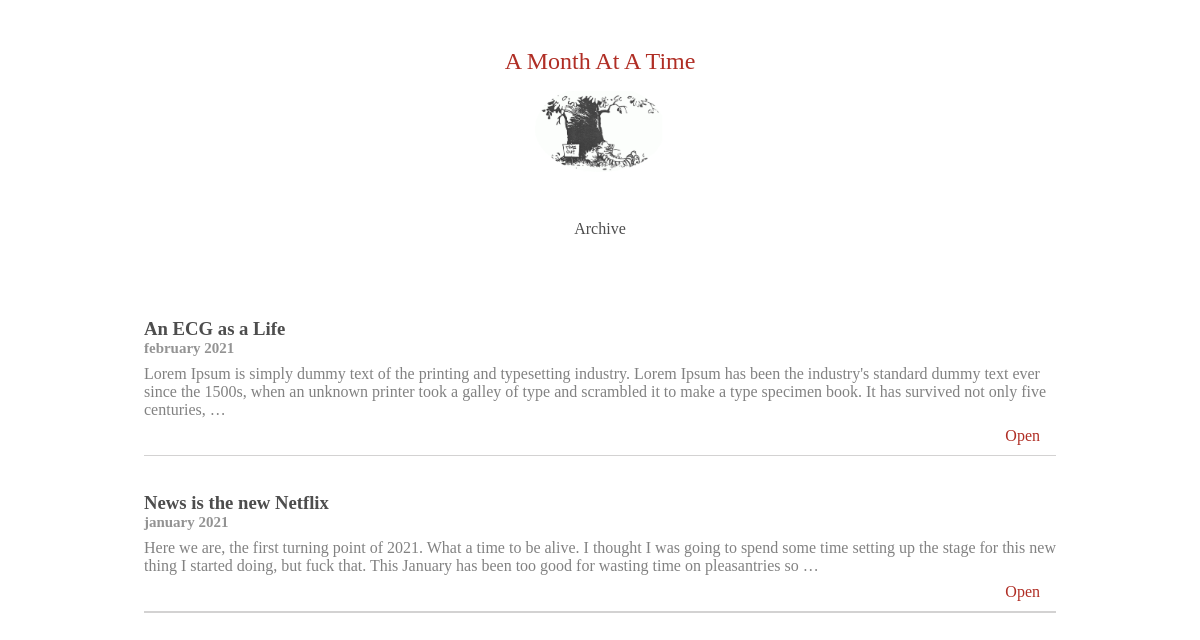
The page /amonthatatime/ on the database its author committed.
### amonthatatime/models.py (models this page shows, shortened)
class Post(models.Model):
    year = models.IntegerField(default='2021')
    month = models.CharField(max_length=20, choices=MONTH)
    title = models.CharField(max_length=200)
    whatsapp = models.TextField()
    medley = models.TextField()
    photo_columns = models.IntegerField(choices=COLUMNS, default=4)
    created_on = models.DateTimeField(auto_now_add=True)
    updated_on = models.DateTimeField(auto_now= True)
    status = models.IntegerField(choices=STATUS, default=0)
    class Meta:
        ordering = ['-created_on']
        unique_together = ('year', 'month',)

### amonthatatime/views.py (the view)
# urls.py: path('', views.archive, name='archive'),
def archive(request):
    latest_posts = Post.objects.order_by('year','month')[:12]
    context = {'latest_posts': latest_posts}
    return render(request, 'amonthatatime/archive.html', context)

### amonthatatime/templates/amonthatatime/archive.html (shortened to what this page needs)
<html>
<head>
{% load static %}
<link rel="stylesheet" type="text/css" href="{% static 'amonthatatime/css/archive.css' %}">
</head>
<body>
  <p align="center">
    <span style="color:#B02E25;font-size:1.5em;">A Month At A Time</span>
  </p>
<div>
  <img width="130" height="81" src="{% static 'amonthatatime/images/website/calvinandhobbes.png' %}">
</div>
<div class="menu" align="center">
  Archive
</div>
{% for post in latest_posts %}
<div class="post">
  <h3> {{post.title | safe}}
    <br> <span style="opacity:0.6; font-size:0.8em">{{post.month | safe}} {{post.year | safe}} </span>
  </h3>
  <p style="opacity: 0.7;"> {{post.whatsapp | safe | truncatewords:50 }} </p>
  <div class="right">
    <a style="color:#B02E25;" href="/amonthatatime/{{post.year}}/{{post.month}}/" target="">Open</a>
  </div>
</div>
<hr>
{% endfor %}
</body>

### amonthatatime/static/amonthatatime/css/archive.css (style rules this page uses)
body { background-color: white; margin-top:3em; margin-bottom:3vw; margin-left:12vw; margin-right:12vw; font-family:Georgia; font-size:1em; color: #4D4D4D; }
h3 { margin-block-end: 0em; }
p { margin-block-start: 0.5em; margin-block-end: 0.5em; }
img { display: block; margin-left: auto; margin-right: auto; margin-top: 1em; }
.right { text-align: right; }
a:link { color: #0168DA; text-decoration: none; font-size:1em; padding-right:1em; }
.menu { padding-top: 3em; margin-bottom: 5em; }
hr { margin-bottom:3vw; margin-top:10px; height:0.08em; border-width:0; color:#231F20; background-color:#231F20; opacity: 0.2 }

### rows shown on the page
Post: title "An ECG as a Life", month "february", year "2021", whatsapp "Lorem Ipsum is simply dummy text of the printing and typesetting industry. Lorem Ipsum has been the industry's standard dummy text ever since the 1500s, when an unknown printer took a galley of type and scrambled it to make a type specimen book. It has survived not only five centuries, …"
Post: title "News is the new Netflix", month "january", year "2021", whatsapp "Here we are, the first turning point of 2021. What a time to be alive. I thought I was going to spend some time setting up the stage for this new thing I started doing, but fuck that. This January has been too good for wasting time on pleasantries so …"
